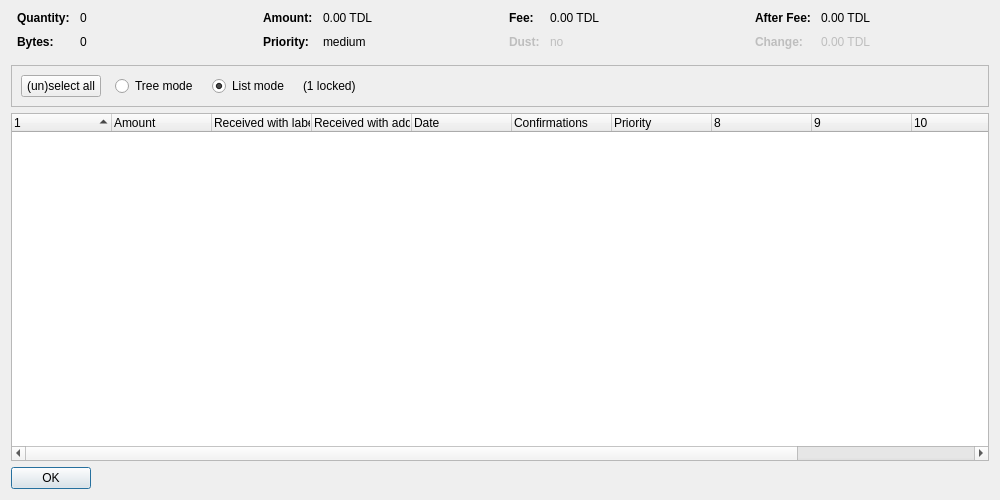
<?xml version="1.0" encoding="UTF-8"?>
<ui version="4.0">
 <class>CoinControlDialog</class>
 <widget class="QDialog" name="CoinControlDialog">
  <property name="geometry">
   <rect>
    <x>0</x>
    <y>0</y>
    <width>1000</width>
    <height>500</height>
   </rect>
  </property>
  <property name="windowTitle">
   <string>Coin Selection</string>
  </property>
  <layout class="QVBoxLayout" name="verticalLayout">
   <item>
    <layout class="QHBoxLayout" name="horizontalLayoutTop" stretch="0,0,0,0">
     <property name="topMargin">
      <number>0</number>
     </property>
     <property name="bottomMargin">
      <number>10</number>
     </property>
     <item>
      <layout class="QFormLayout" name="formLayoutCoinControl1">
       <property name="horizontalSpacing">
        <number>10</number>
       </property>
       <property name="verticalSpacing">
        <number>10</number>
       </property>
       <property name="leftMargin">
        <number>6</number>
       </property>
       <property name="rightMargin">
        <number>6</number>
       </property>
       <item row="0" column="0">
        <widget class="QLabel" name="labelCoinControlQuantityText">
         <property name="font">
          <font>
           <weight>75</weight>
           <bold>true</bold>
          </font>
         </property>
         <property name="text">
          <string>Quantity:</string>
         </property>
        </widget>
       </item>
       <item row="0" column="1">
        <widget class="QLabel" name="labelCoinControlQuantity">
         <property name="cursor">
          <cursorShape>IBeamCursor</cursorShape>
         </property>
         <property name="contextMenuPolicy">
          <enum>Qt::ActionsContextMenu</enum>
         </property>
         <property name="text">
          <string notr="true">0</string>
         </property>
         <property name="textInteractionFlags">
          <set>Qt::LinksAccessibleByMouse|Qt::TextSelectableByKeyboard|Qt::TextSelectableByMouse</set>
         </property>
        </widget>
       </item>
       <item row="1" column="0">
        <widget class="QLabel" name="labelCoinControlBytesText">
         <property name="font">
          <font>
           <weight>75</weight>
           <bold>true</bold>
          </font>
         </property>
         <property name="text">
          <string>Bytes:</string>
         </property>
        </widget>
       </item>
       <item row="1" column="1">
        <widget class="QLabel" name="labelCoinControlBytes">
         <property name="cursor">
          <cursorShape>IBeamCursor</cursorShape>
         </property>
         <property name="contextMenuPolicy">
          <enum>Qt::ActionsContextMenu</enum>
         </property>
         <property name="text">
          <string notr="true">0</string>
         </property>
         <property name="textInteractionFlags">
          <set>Qt::LinksAccessibleByMouse|Qt::TextSelectableByKeyboard|Qt::TextSelectableByMouse</set>
         </property>
        </widget>
       </item>
      </layout>
     </item>
     <item>
      <layout class="QFormLayout" name="formLayoutCoinControl2">
       <property name="horizontalSpacing">
        <number>10</number>
       </property>
       <property name="verticalSpacing">
        <number>10</number>
       </property>
       <property name="leftMargin">
        <number>6</number>
       </property>
       <property name="rightMargin">
        <number>6</number>
       </property>
       <item row="0" column="0">
        <widget class="QLabel" name="labelCoinControlAmountText">
         <property name="font">
          <font>
           <weight>75</weight>
           <bold>true</bold>
          </font>
         </property>
         <property name="text">
          <string>Amount:</string>
         </property>
        </widget>
       </item>
       <item row="0" column="1">
        <widget class="QLabel" name="labelCoinControlAmount">
         <property name="cursor">
          <cursorShape>IBeamCursor</cursorShape>
         </property>
         <property name="contextMenuPolicy">
          <enum>Qt::ActionsContextMenu</enum>
         </property>
         <property name="text">
          <string notr="true">0.00 TDL</string>
         </property>
         <property name="textInteractionFlags">
          <set>Qt::LinksAccessibleByMouse|Qt::TextSelectableByKeyboard|Qt::TextSelectableByMouse</set>
         </property>
        </widget>
       </item>
       <item row="1" column="0">
        <widget class="QLabel" name="labelCoinControlPriorityText">
         <property name="font">
          <font>
           <weight>75</weight>
           <bold>true</bold>
          </font>
         </property>
         <property name="text">
          <string>Priority:</string>
         </property>
        </widget>
       </item>
       <item row="1" column="1">
        <widget class="QLabel" name="labelCoinControlPriority">
         <property name="cursor">
          <cursorShape>IBeamCursor</cursorShape>
         </property>
         <property name="contextMenuPolicy">
          <enum>Qt::ActionsContextMenu</enum>
         </property>
         <property name="text">
          <string notr="true">medium</string>
         </property>
         <property name="textInteractionFlags">
          <set>Qt::LinksAccessibleByMouse|Qt::TextSelectableByKeyboard|Qt::TextSelectableByMouse</set>
         </property>
        </widget>
       </item>
      </layout>
     </item>
     <item>
      <layout class="QFormLayout" name="formLayoutCoinControl3">
       <property name="horizontalSpacing">
        <number>10</number>
       </property>
       <property name="verticalSpacing">
        <number>10</number>
       </property>
       <property name="leftMargin">
        <number>6</number>
       </property>
       <property name="rightMargin">
        <number>6</number>
       </property>
       <item row="0" column="0">
        <widget class="QLabel" name="labelCoinControlFeeText">
         <property name="font">
          <font>
           <weight>75</weight>
           <bold>true</bold>
          </font>
         </property>
         <property name="text">
          <string>Fee:</string>
         </property>
        </widget>
       </item>
       <item row="0" column="1">
        <widget class="QLabel" name="labelCoinControlFee">
         <property name="cursor">
          <cursorShape>IBeamCursor</cursorShape>
         </property>
         <property name="contextMenuPolicy">
          <enum>Qt::ActionsContextMenu</enum>
         </property>
         <property name="text">
          <string notr="true">0.00 TDL</string>
         </property>
         <property name="textInteractionFlags">
          <set>Qt::LinksAccessibleByMouse|Qt::TextSelectableByKeyboard|Qt::TextSelectableByMouse</set>
         </property>
        </widget>
       </item>
       <item row="1" column="0">
        <widget class="QLabel" name="labelCoinControlLowOutputText">
         <property name="enabled">
          <bool>false</bool>
         </property>
         <property name="font">
          <font>
           <weight>75</weight>
           <bold>true</bold>
          </font>
         </property>
         <property name="text">
          <string>Dust:</string>
         </property>
        </widget>
       </item>
       <item row="1" column="1">
        <widget class="QLabel" name="labelCoinControlLowOutput">
         <property name="enabled">
          <bool>false</bool>
         </property>
         <property name="cursor">
          <cursorShape>IBeamCursor</cursorShape>
         </property>
         <property name="contextMenuPolicy">
          <enum>Qt::ActionsContextMenu</enum>
         </property>
         <property name="text">
          <string notr="true">no</string>
         </property>
         <property name="textInteractionFlags">
          <set>Qt::LinksAccessibleByMouse|Qt::TextSelectableByKeyboard|Qt::TextSelectableByMouse</set>
         </property>
        </widget>
       </item>
      </layout>
     </item>
     <item>
      <layout class="QFormLayout" name="formLayoutCoinControl4">
       <property name="horizontalSpacing">
        <number>10</number>
       </property>
       <property name="verticalSpacing">
        <number>10</number>
       </property>
       <property name="leftMargin">
        <number>6</number>
       </property>
       <property name="rightMargin">
        <number>6</number>
       </property>
       <item row="0" column="0">
        <widget class="QLabel" name="labelCoinControlAfterFeeText">
         <property name="font">
          <font>
           <weight>75</weight>
           <bold>true</bold>
          </font>
         </property>
         <property name="text">
          <string>After Fee:</string>
         </property>
        </widget>
       </item>
       <item row="0" column="1">
        <widget class="QLabel" name="labelCoinControlAfterFee">
         <property name="cursor">
          <cursorShape>IBeamCursor</cursorShape>
         </property>
         <property name="contextMenuPolicy">
          <enum>Qt::ActionsContextMenu</enum>
         </property>
         <property name="text">
          <string notr="true">0.00 TDL</string>
         </property>
         <property name="textInteractionFlags">
          <set>Qt::LinksAccessibleByMouse|Qt::TextSelectableByKeyboard|Qt::TextSelectableByMouse</set>
         </property>
        </widget>
       </item>
       <item row="1" column="0">
        <widget class="QLabel" name="labelCoinControlChangeText">
         <property name="enabled">
          <bool>false</bool>
         </property>
         <property name="font">
          <font>
           <weight>75</weight>
           <bold>true</bold>
          </font>
         </property>
         <property name="text">
          <string>Change:</string>
         </property>
        </widget>
       </item>
       <item row="1" column="1">
        <widget class="QLabel" name="labelCoinControlChange">
         <property name="enabled">
          <bool>false</bool>
         </property>
         <property name="cursor">
          <cursorShape>IBeamCursor</cursorShape>
         </property>
         <property name="contextMenuPolicy">
          <enum>Qt::ActionsContextMenu</enum>
         </property>
         <property name="text">
          <string notr="true">0.00 TDL</string>
         </property>
         <property name="textInteractionFlags">
          <set>Qt::LinksAccessibleByMouse|Qt::TextSelectableByKeyboard|Qt::TextSelectableByMouse</set>
         </property>
        </widget>
       </item>
      </layout>
     </item>
    </layout>
   </item>
   <item>
    <widget class="QFrame" name="frame">
     <property name="minimumSize">
      <size>
       <width>0</width>
       <height>40</height>
      </size>
     </property>
     <property name="frameShape">
      <enum>QFrame::StyledPanel</enum>
     </property>
     <property name="frameShadow">
      <enum>QFrame::Sunken</enum>
     </property>
     <layout class="QHBoxLayout" name="horizontalLayout">
      <item>
       <layout class="QHBoxLayout" name="horizontalLayoutPanel" stretch="0,0,0,0,0">
        <property name="spacing">
         <number>14</number>
        </property>
        <item>
         <widget class="QPushButton" name="pushButtonSelectAll">
          <property name="sizePolicy">
           <sizepolicy hsizetype="Maximum" vsizetype="Fixed">
            <horstretch>0</horstretch>
            <verstretch>0</verstretch>
           </sizepolicy>
          </property>
          <property name="text">
           <string>(un)select all</string>
          </property>
          <property name="autoDefault">
           <bool>false</bool>
          </property>
         </widget>
        </item>
        <item>
         <widget class="QRadioButton" name="radioTreeMode">
          <property name="sizePolicy">
           <sizepolicy hsizetype="Maximum" vsizetype="Fixed">
            <horstretch>0</horstretch>
            <verstretch>0</verstretch>
           </sizepolicy>
          </property>
          <property name="text">
           <string>Tree mode</string>
          </property>
         </widget>
        </item>
        <item>
         <widget class="QRadioButton" name="radioListMode">
          <property name="sizePolicy">
           <sizepolicy hsizetype="Maximum" vsizetype="Fixed">
            <horstretch>0</horstretch>
            <verstretch>0</verstretch>
           </sizepolicy>
          </property>
          <property name="text">
           <string>List mode</string>
          </property>
          <property name="checked">
           <bool>true</bool>
          </property>
         </widget>
        </item>
        <item>
         <widget class="QLabel" name="labelLocked">
          <property name="text">
           <string notr="true">(1 locked)</string>
          </property>
         </widget>
        </item>
        <item>
         <spacer name="horizontalSpacer">
          <property name="orientation">
           <enum>Qt::Horizontal</enum>
          </property>
          <property name="sizeHint" stdset="0">
           <size>
            <width>40</width>
            <height>20</height>
           </size>
          </property>
         </spacer>
        </item>
       </layout>
      </item>
     </layout>
    </widget>
   </item>
   <item>
    <widget class="CoinControlTreeWidget" name="treeWidget">
     <property name="contextMenuPolicy">
      <enum>Qt::CustomContextMenu</enum>
     </property>
     <property name="sortingEnabled">
      <bool>false</bool>
     </property>
     <property name="columnCount">
      <number>12</number>
     </property>
     <attribute name="headerShowSortIndicator" stdset="0">
      <bool>true</bool>
     </attribute>
     <attribute name="headerStretchLastSection">
      <bool>false</bool>
     </attribute>
     <column>
      <property name="text">
       <string/>
      </property>
     </column>
     <column>
      <property name="text">
       <string>Amount</string>
      </property>
     </column>
     <column>
      <property name="text">
       <string>Received with label</string>
      </property>
     </column>
     <column>
      <property name="text">
       <string>Received with address</string>
      </property>
     </column>
     <column>
      <property name="text">
       <string>Date</string>
      </property>
     </column>
     <column>
      <property name="text">
       <string>Confirmations</string>
      </property>
      <property name="toolTip">
       <string>Confirmed</string>
      </property>
     </column>
     <column>
      <property name="text">
       <string>Priority</string>
      </property>
     </column>
     <column>
      <property name="text">
       <string/>
      </property>
     </column>
     <column>
      <property name="text">
       <string/>
      </property>
     </column>
     <column>
      <property name="text">
       <string/>
      </property>
     </column>
     <column>
      <property name="text">
       <string/>
      </property>
     </column>
     <column>
      <property name="text">
       <string/>
      </property>
     </column>
    </widget>
   </item>
   <item>
    <widget class="QDialogButtonBox" name="buttonBox">
     <property name="sizePolicy">
      <sizepolicy hsizetype="Maximum" vsizetype="Fixed">
       <horstretch>0</horstretch>
       <verstretch>0</verstretch>
      </sizepolicy>
     </property>
     <property name="orientation">
      <enum>Qt::Horizontal</enum>
     </property>
     <property name="standardButtons">
      <set>QDialogButtonBox::Ok</set>
     </property>
    </widget>
   </item>
  </layout>
 </widget>
 <customwidgets>
  <customwidget>
   <class>CoinControlTreeWidget</class>
   <extends>QTreeWidget</extends>
   <header>coincontroltreewidget.h</header>
  </customwidget>
 </customwidgets>
 <resources/>
 <connections/>
</ui>
